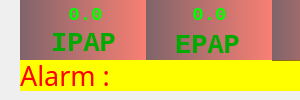
           <widget class="QStackedWidget" name="infoStack">
            <property name="minimumSize">
             <size>
              <width>300</width>
              <height>100</height>
             </size>
            </property>
            <property name="maximumSize">
             <size>
              <width>1000</width>
              <height>16777215</height>
             </size>
            </property>
            <property name="currentIndex">
             <number>0</number>
            </property>
            <widget class="QWidget" name="page_10">
             <widget class="QLabel" name="label_alarm">
              <property name="geometry">
               <rect>
                <x>20</x>
                <y>60</y>
                <width>401</width>
                <height>31</height>
               </rect>
              </property>
              <property name="font">
               <font>
                <family>Britannic Bold</family>
                <pointsize>20</pointsize>
                <weight>50</weight>
                <bold>false</bold>
               </font>
              </property>
              <property name="styleSheet">
               <string notr="true">color: rgb(255, 0, 0);
background-color: rgb(255, 255, 0);</string>
              </property>
              <property name="text">
               <string>Alarm : </string>
              </property>
             </widget>
             <widget class="QLabel" name="peak_lung">
              <property name="geometry">
               <rect>
                <x>25</x>
                <y>0</y>
                <width>121</width>
                <height>30</height>
               </rect>
              </property>
              <property name="font">
               <font>
                <family>Consolas</family>
                <pointsize>14</pointsize>
                <weight>75</weight>
                <bold>true</bold>
               </font>
              </property>
              <property name="styleSheet">
               <string notr="true">color: rgb(0, 255, 0);</string>
              </property>
              <property name="text">
               <string>0.0</string>
              </property>
              <property name="alignment">
               <set>Qt::AlignCenter</set>
              </property>
             </widget>
             <widget class="QLabel" name="peak_flow">
              <property name="geometry">
               <rect>
                <x>149</x>
                <y>0</y>
                <width>121</width>
                <height>30</height>
               </rect>
              </property>
              <property name="font">
               <font>
                <family>Consolas</family>
                <pointsize>14</pointsize>
                <weight>75</weight>
                <bold>true</bold>
               </font>
              </property>
              <property name="styleSheet">
               <string notr="true">color: rgb(0, 255, 0);</string>
              </property>
              <property name="text">
               <string>0.0</string>
              </property>
              <property name="alignment">
               <set>Qt::AlignCenter</set>
              </property>
             </widget>
             <widget class="QPushButton" name="btnShowHide">
              <property name="geometry">
               <rect>
                <x>630</x>
                <y>0</y>
                <width>75</width>
                <height>23</height>
               </rect>
              </property>
              <property name="text">
               <string>S / H</string>
              </property>
             </widget>
             <widget class="QLabel" name="lblPressure">
              <property name="geometry">
               <rect>
                <x>38</x>
                <y>28</y>
                <width>91</width>
                <height>31</height>
               </rect>
              </property>
              <property name="font">
               <font>
                <family>Consolas</family>
                <pointsize>20</pointsize>
                <weight>75</weight>
                <bold>true</bold>
               </font>
              </property>
              <property name="styleSheet">
               <string notr="true">color:rgb(0, 170, 0)</string>
              </property>
              <property name="text">
               <string>IPAP</string>
              </property>
              <property name="alignment">
               <set>Qt::AlignCenter</set>
              </property>
             </widget>
             <widget class="QWidget" name="lp_back" native="true">
              <property name="geometry">
               <rect>
                <x>20</x>
                <y>0</y>
                <width>126</width>
                <height>61</height>
               </rect>
              </property>
              <property name="styleSheet">
               <string notr="true">background-color: qlineargradient(spread:pad, x1:0, y1:0, x2:1, y2:0, stop:0 rgba(55, 10, 20, 155), stop:1 rgba(255, 55, 35, 155));</string>
              </property>
             </widget>
             <widget class="QWidget" name="lp_back_2" native="true">
              <property name="geometry">
               <rect>
                <x>146</x>
                <y>0</y>
                <width>126</width>
                <height>61</height>
               </rect>
              </property>
              <property name="styleSheet">
               <string notr="true">background-color: qlineargradient(spread:pad, x1:0, y1:0, x2:1, y2:0, stop:0 rgba(55, 10, 20, 155), stop:1 rgba(255, 55, 35, 155));</string>
              </property>
              <widget class="QLabel" name="lblPeep">
               <property name="geometry">
                <rect>
                 <x>16</x>
                 <y>30</y>
                 <width>91</width>
                 <height>31</height>
                </rect>
               </property>
               <property name="font">
                <font>
                 <family>Consolas</family>
                 <pointsize>20</pointsize>
                 <weight>75</weight>
                 <bold>true</bold>
                </font>
               </property>
               <property name="autoFillBackground">
                <bool>false</bool>
               </property>
               <property name="styleSheet">
                <string notr="true">color:rgb(0, 170, 0);
background-color: rgba(255, 255, 255, 0);</string>
               </property>
               <property name="frameShadow">
                <enum>QFrame::Plain</enum>
               </property>
               <property name="text">
                <string>EPAP</string>
               </property>
               <property name="alignment">
                <set>Qt::AlignCenter</set>
               </property>
              </widget>
             </widget>
             <widget class="QWidget" name="lp_back_4" native="true">
              <property name="geometry">
               <rect>
                <x>382</x>
                <y>0</y>
                <width>111</width>
                <height>61</height>
               </rect>
              </property>
              <property name="styleSheet">
               <string notr="true">background-color: qlineargradient(spread:pad, x1:0, y1:0, x2:1, y2:0, stop:0 rgba(55, 10, 20, 155), stop:1 rgba(255, 55, 35, 155));</string>
              </property>
              <widget class="QLabel" name="label_20">
               <property name="geometry">
                <rect>
                 <x>30</x>
                 <y>30</y>
                 <width>47</width>
                 <height>31</height>
                </rect>
               </property>
               <property name="font">
                <font>
                 <family>Consolas</family>
                 <pointsize>20</pointsize>
                 <weight>75</weight>
                 <bold>true</bold>
                </font>
               </property>
               <property name="autoFillBackground">
                <bool>false</bool>
               </property>
               <property name="styleSheet">
                <string notr="true">color:rgb(0, 170, 0);
background-color: rgba(255, 255, 255, 0);</string>
               </property>
               <property name="frameShadow">
                <enum>QFrame::Plain</enum>
               </property>
               <property name="text">
                <string>RR</string>
               </property>
               <property name="alignment">
                <set>Qt::AlignCenter</set>
               </property>
              </widget>
             </widget>
             <widget class="QLabel" name="lbl_rr">
              <property name="geometry">
               <rect>
                <x>382</x>
                <y>0</y>
                <width>111</width>
                <height>31</height>
               </rect>
              </property>
              <property name="font">
               <font>
                <family>Consolas</family>
                <pointsize>14</pointsize>
                <weight>75</weight>
                <bold>true</bold>
               </font>
              </property>
              <property name="styleSheet">
               <string notr="true">background-color: rgba(255, 255, 255, 0);
color: rgb(0, 255, 0);</string>
              </property>
              <property name="text">
               <string>0.0</string>
              </property>
              <property name="alignment">
               <set>Qt::AlignCenter</set>
              </property>
             </widget>
             <widget class="QWidget" name="lp_back_5" native="true">
              <property name="geometry">
               <rect>
                <x>272</x>
                <y>0</y>
                <width>111</width>
                <height>61</height>
               </rect>
              </property>
              <property name="styleSheet">
               <string notr="true">background-color: qlineargradient(spread:pad, x1:0, y1:0, x2:1, y2:0, stop:0 rgba(55, 10, 20, 155), stop:1 rgba(255, 55, 35, 155));</string>
              </property>
              <widget class="QLabel" name="label_21">
               <property name="geometry">
                <rect>
                 <x>6</x>
                 <y>30</y>
                 <width>101</width>
                 <height>31</height>
                </rect>
               </property>
               <property name="font">
                <font>
                 <family>Consolas</family>
                 <pointsize>20</pointsize>
                 <weight>75</weight>
                 <bold>true</bold>
                </font>
               </property>
               <property name="autoFillBackground">
                <bool>false</bool>
               </property>
               <property name="styleSheet">
                <string notr="true">color:rgb(0, 170, 0);
background-color: rgba(255, 255, 255, 0);</string>
               </property>
               <property name="frameShadow">
                <enum>QFrame::Plain</enum>
               </property>
               <property name="text">
                <string>I:E</string>
               </property>
               <property name="alignment">
                <set>Qt::AlignCenter</set>
               </property>
              </widget>
              <widget class="QLabel" name="lbl_ep">
               <property name="geometry">
                <rect>
                 <x>4</x>
                 <y>0</y>
                 <width>101</width>
                 <height>31</height>
                </rect>
               </property>
               <property name="font">
                <font>
                 <family>Tw Cen MT</family>
                 <pointsize>14</pointsize>
                 <weight>75</weight>
                 <italic>false</italic>
                 <bold>true</bold>
                 <stylestrategy>PreferAntialias</stylestrategy>
                 <kerning>true</kerning>
                </font>
               </property>
               <property name="styleSheet">
                <string notr="true">background-color: rgba(255, 255, 255, 0);
color: rgb(0, 255, 0);</string>
               </property>
               <property name="text">
                <string>1:0.0</string>
               </property>
               <property name="alignment">
                <set>Qt::AlignCenter</set>
               </property>
              </widget>
             </widget>
             <widget class="QLabel" name="peak_vol">
              <property name="geometry">
               <rect>
                <x>494</x>
                <y>0</y>
                <width>121</width>
                <height>31</height>
               </rect>
              </property>
              <property name="font">
               <font>
                <family>Consolas</family>
                <pointsize>14</pointsize>
                <weight>75</weight>
                <bold>true</bold>
               </font>
              </property>
              <property name="styleSheet">
               <string notr="true">color: rgb(0, 255, 0);</string>
              </property>
              <property name="text">
               <string>0.0</string>
              </property>
              <property name="alignment">
               <set>Qt::AlignCenter</set>
              </property>
             </widget>
             <widget class="QWidget" name="lp_back_3" native="true">
              <property name="geometry">
               <rect>
                <x>490</x>
                <y>0</y>
                <width>126</width>
                <height>61</height>
               </rect>
              </property>
              <property name="styleSheet">
               <string notr="true">background-color: qlineargradient(spread:pad, x1:0, y1:0, x2:1, y2:0, stop:0 rgba(55, 10, 20, 155), stop:1 rgba(255, 55, 35, 155));</string>
              </property>
              <widget class="QLabel" name="label_7">
               <property name="geometry">
                <rect>
                 <x>16</x>
                 <y>30</y>
                 <width>101</width>
                 <height>31</height>
                </rect>
               </property>
               <property name="font">
                <font>
                 <family>Consolas</family>
                 <pointsize>20</pointsize>
                 <weight>75</weight>
                 <bold>true</bold>
                </font>
               </property>
               <property name="autoFillBackground">
                <bool>false</bool>
               </property>
               <property name="styleSheet">
                <string notr="true">color:rgb(0, 170, 0);
background-color: rgba(255, 255, 255, 0);</string>
               </property>
               <property name="frameShadow">
                <enum>QFrame::Plain</enum>
               </property>
               <property name="text">
                <string>VPeak</string>
               </property>
               <property name="alignment">
                <set>Qt::AlignCenter</set>
               </property>
              </widget>
             </widget>
             <zorder>lp_back_2</zorder>
             <zorder>lp_back</zorder>
             <zorder>label_alarm</zorder>
             <zorder>peak_lung</zorder>
             <zorder>peak_flow</zorder>
             <zorder>btnShowHide</zorder>
             <zorder>lblPressure</zorder>
             <zorder>lp_back_4</zorder>
             <zorder>lbl_rr</zorder>
             <zorder>lp_back_5</zorder>
             <zorder>peak_vol</zorder>
             <zorder>lp_back_3</zorder>
            </widget>
            <widget class="QWidget" name="page_11"/>
           </widget>
